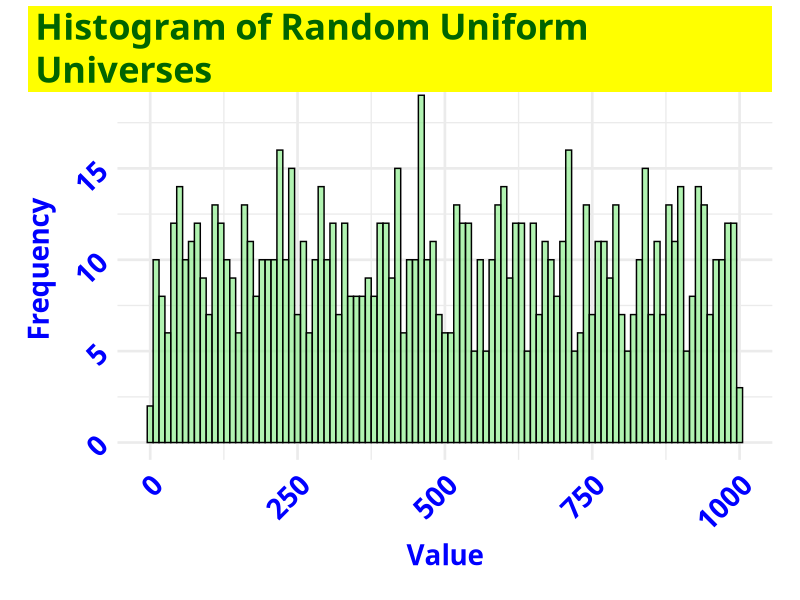
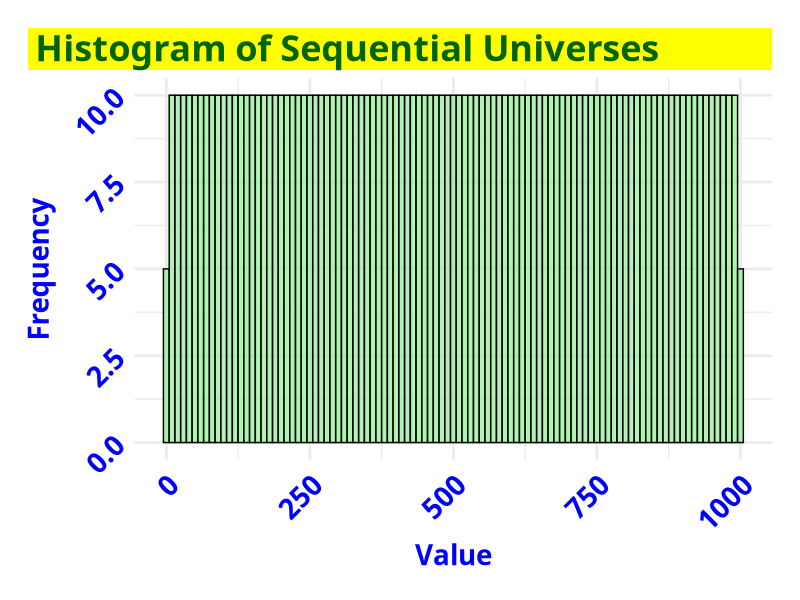
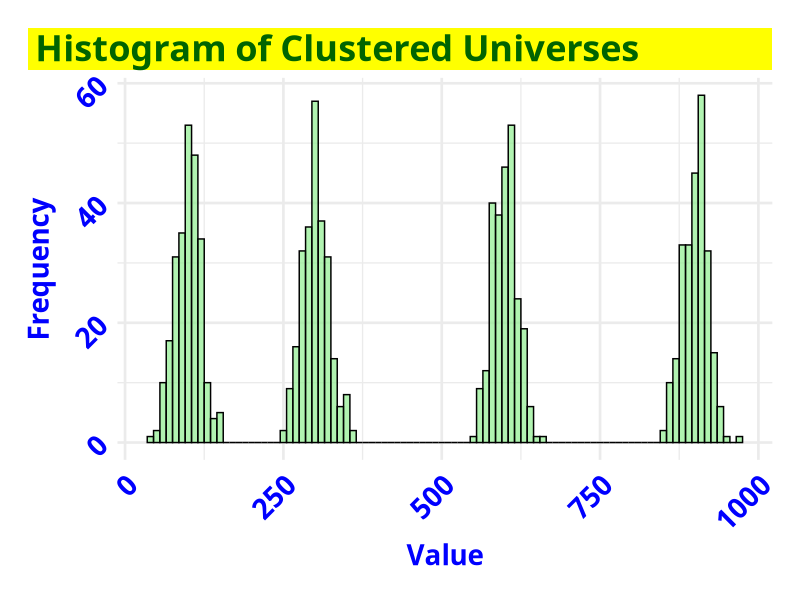
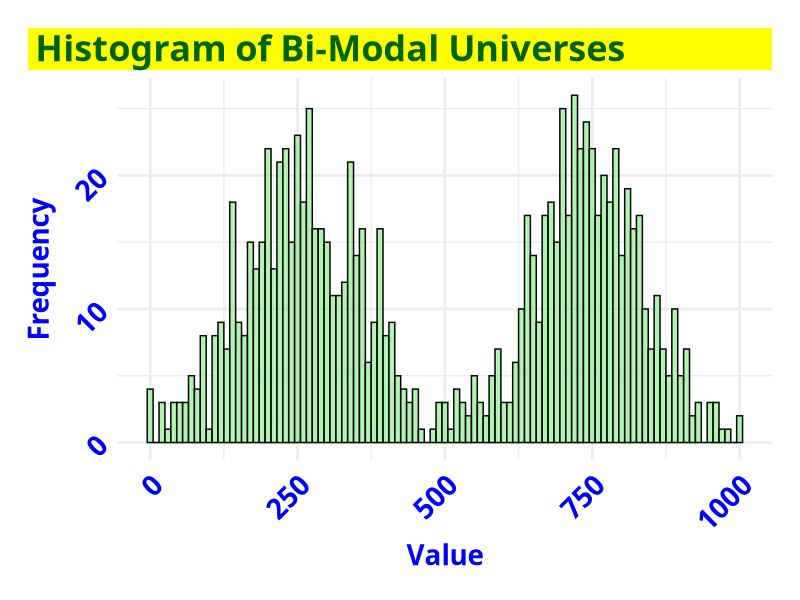
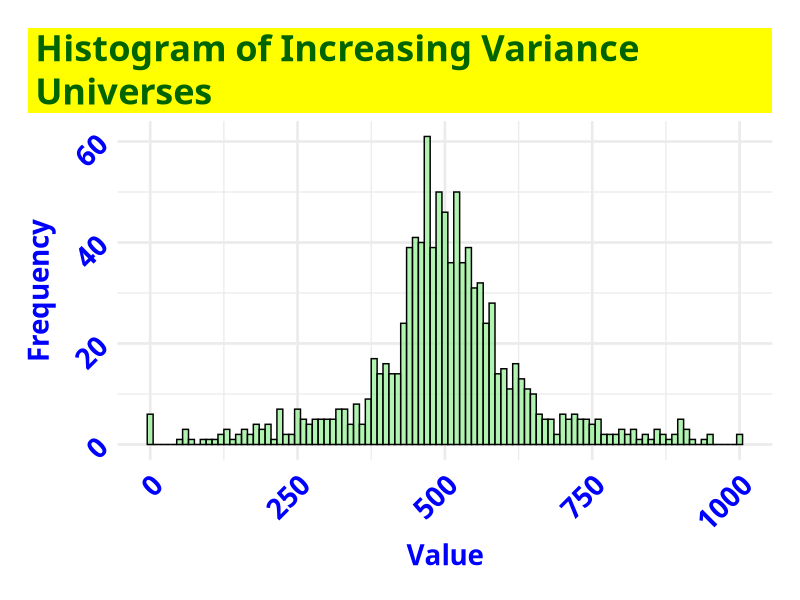
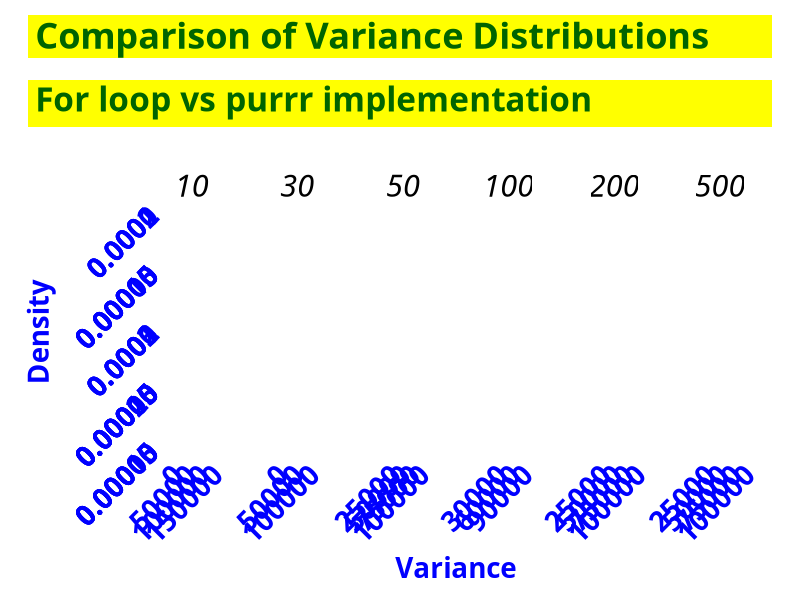
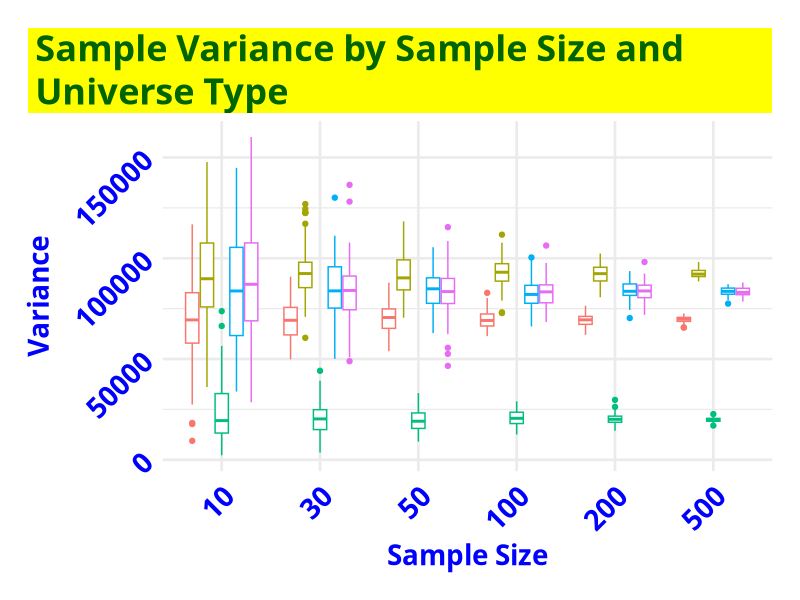
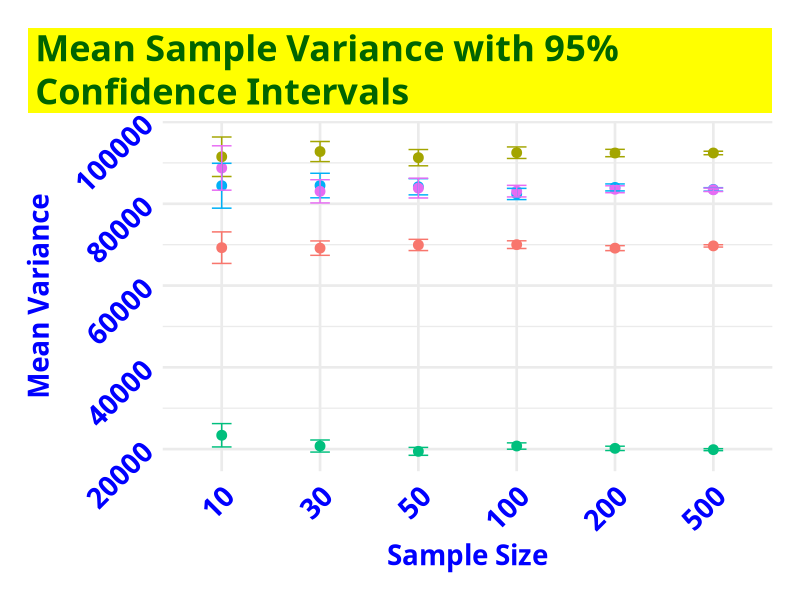

Recreate these plots in R, in order.
## ---- chunk 1
#| label: setup
#| include: false


# install.packages(c("mapview", "survey", "srvyr", "arcgislayers"))

# census_api_key("95496766c51541ee6f402c1e1a8658581285b759", install = TRUE, overwrite = TRUE)


# # load libraries - NOT NEEDED


# Force dplyr's select to take precedence
select <- dplyr::select
filter <- dplyr::filter

# Options
options(scipen = 999)
options(qic.clshade = T) # NO LONGER NEEDED; CHARTS ALL PREPARED WITH GGPLOT2 ONLY
options(qic.linecol = 'black') # NO LONGER NEEDED; CHARTS ALL PREPARED WITH GGPLOT2 ONLY
options(qic.signalcol = "firebrick") # NO LONGER NEEDED; CHARTS ALL PREPARED WITH GGPLOT2 ONLY
options(qic.targetcol = "purple") # NO LONGER NEEDED; CHARTS ALL PREPARED WITH GGPLOT2 ONLY
options(DT.options = list(dom = 'pBlfrti')) # Add buttons, filtering, and top (t) pagination controls
options(shiny.maxRequestSize = 50 * 1024^2) # Set upload maximum to 50 MB
options(tigris_use_cache = TRUE)


flextable::set_flextable_defaults(
  font.size = 14, 
  font.family = "Cabin",
  font.color = "black",
  table.layout = "fixed",
  border.color = "darkgray",
  padding.top = 3, padding.bottom = 3,
  padding.left = 4, padding.right = 4,
  line_spacing = 1.3,
  digits = 2,
  decimal.mark = ".",
  big.mark = " ",
  na_str = "<na>")
  
  # flextable::theme_alafoli()	|>  # BLAH
  # flextable::theme_apa()  # THIS IS NICE
  # flextable::theme_booktabs() |>  # NICE, MORE COMPACT
  # flextable::theme_box() |>   # OK, INCLUDES CELL BORDERS
  # flextable::theme_tron() |>  # 'DARK MODE' BLUE TEXT
  # flextable::theme_tron_legacy() |>   # 'DARK MODE' YELLOW TEXT
  # flextable::theme_vader() |>    # 'DARK MODE' WHITE TEXT
  # flextable::theme_vanilla() |>   # NOT SPECIAL
  # flextable::theme_zebra()	|>
  #
  # flextable::bg(bg = "palegreen", part = "header")
  # flextable::bg(i = 8, bg = "yellow", part = "body")   OR
  # 



# Set global theme for consistent plots
ggplot2::theme_set(
  ggplot2::theme_minimal(base_size = 20) +
    ggplot2::theme(
      plot.title.position = "plot",
      plot.title = ggtext::element_textbox_simple(
        family = "Cabin",
        face = "bold",
        color = "darkgreen",
        size = 26,
        fill = "yellow",
        lineheight = 1.2,
        padding = ggplot2::margin(5.5, 5.5, 0.0, 5.5),
        margin = ggplot2::margin(0, 0, 5.5, 0)
      ),
      plot.subtitle = ggtext::element_textbox_simple(
        family = "Cabin",
        color = "darkgreen",
        face = "bold",
        size = 24,
        fill = "yellow",
        lineheight = 1.2,
        padding = ggplot2::margin(5.5, 5.5, 5.5, 5.5),
        margin = ggplot2::margin(10.5, 0, 5.5, 0)
      ),
      plot.caption = ggtext::element_markdown(
        family = "Cabin",
        size = 22,
        hjust = 1,
        color = "darkblue",
        face = "italic",
        fill = "yellow",
        lineheight = 1.0
      ),
      axis.text.x = ggtext::element_markdown(
        family = "Cabin",
        face = "bold",
        color = "blue",
        size = 20,
        angle = 45,
        hjust = 1
      ),
        # ggplot2::element_blank(),
      axis.title.x = ggtext::element_markdown(
        family = "Cabin",
        face = "bold",
        color = "blue",
        size = 20),
        # ggplot2::element_blank(),
      axis.text.y = ggtext::element_markdown(
        family = "Cabin",
        face = "bold",
        color = "blue",
        size = 20,
        angle = 45,
        hjust = 1
      ),
        # ggplot2::element_blank(),
      axis.title.y = ggtext::element_markdown(
        family = "Cabin",
        face = "bold",
        color = "blue",
        size = 20),
        # ggplot2::element_blank(),
      strip.text = ggtext::element_markdown(
        family = "Cabin",
        color = "black",
        size = ggplot2::rel(1.1),
        face = "italic",
        margin = ggplot2::margin(2, 0, 0.5, 0, "lines")
      ),
      axis.text = ggtext::element_markdown(
        family = "Cabin",
        color = "black"),
      panel.background = ggplot2::element_rect(fill = "white", color = NA),
      plot.background = ggplot2::element_rect(fill = "white", color = NA),
      legend.position = "none",
      panel.spacing.x = grid::unit(1.5, "cm"),
      panel.spacing.y = grid::unit(1.5, "cm"),
      plot.margin = ggplot2::margin(20, 20, 20, 20, "pt")
    )
)



  
# Set seed for reproducibility
base::set.seed(123)

## ---- chunk 2

base::set.seed(123)

# Create a random universe (1000 random integers between 1 and 1000)
random_universe <- base::sample(1:1000, 1000, replace = TRUE)

# Create non-random universes (several options)

# Option 1: Sequential numbers
sequential_universe <- 1:1000

# Option 2: Clustered data (4 distinct clusters)
clustered_universe <- c(
  stats::rnorm(250, mean = 100, sd = 20),
  stats::rnorm(250, mean = 300, sd = 20),
  stats::rnorm(250, mean = 600, sd = 20),
  stats::rnorm(250, mean = 900, sd = 20)
)
# Round to integers and ensure values are within 1-1000
clustered_universe <- base::pmin(1000, base::pmax(1, base::round(clustered_universe)))

# Option 3: Bimodal distribution
bimodal_universe <- c(
  stats::rnorm(500, mean = 250, sd = 100),
  stats::rnorm(500, mean = 750, sd = 100)
)
# Round to integers and ensure values are within 1-1000
bimodal_universe <- base::pmin(1000, base::pmax(1, base::round(bimodal_universe)))

# Option 4: Increasing variance (first half has low variance, second half high)
increasing_var_universe <- c(
  stats::rnorm(500, mean = 500, sd = 50),
  stats::rnorm(500, mean = 500, sd = 200)
)
# Round to integers and ensure values are within 1-1000
increasing_var_universe <- base::pmin(1000, base::pmax(1, base::round(increasing_var_universe)))
 


# create dataframes for ggplot2
df_random <- base::data.frame(random_universe)
df_sequential <- base::data.frame(sequential_universe)
df_clustered <- base::data.frame(clustered_universe)
df_bimodal <- base::data.frame(bimodal_universe)
df_increasing_var_universe <- base::data.frame(increasing_var_universe)


# Histograms of the universes
ggplot2::ggplot(df_random, 
                ggplot2::aes(x = random_universe)) +
  ggplot2::geom_histogram(binwidth = 10, fill = "lightgreen", color = "black", alpha = 0.7) +
  ggplot2::labs(title = "Histogram of Random Uniform Universes", x = "Value", y = "Frequency")


ggplot2::ggplot(df_sequential, 
                ggplot2::aes(x = sequential_universe)) +
  ggplot2::geom_histogram(binwidth = 10, fill = "lightgreen", color = "black", alpha = 0.7) +
  ggplot2::labs(title = "Histogram of Sequential Universes", x = "Value", y = "Frequency")


ggplot2::ggplot(df_clustered, 
                ggplot2::aes(x = clustered_universe)) +
  ggplot2::geom_histogram(binwidth = 10, fill = "lightgreen", color = "black", alpha = 0.7) +
  ggplot2::labs(title = "Histogram of Clustered Universes", x = "Value", y = "Frequency")


ggplot2::ggplot(df_bimodal,
                ggplot2::aes(x = bimodal_universe)) +
  ggplot2::geom_histogram(binwidth = 10, fill = "lightgreen", color = "black", alpha = 0.7) +
  ggplot2::labs(title = "Histogram of Bi-Modal Universes", x = "Value", y = "Frequency")


ggplot2::ggplot(df_increasing_var_universe, 
                ggplot2::aes(x = increasing_var_universe)) +
  ggplot2::geom_histogram(binwidth = 10, fill = "lightgreen", color = "black", alpha = 0.7) +
  ggplot2::labs(title = "Histogram of Increasing Variance Universes", x = "Value", y = "Frequency")


## ---- chunk 3
# Using a for loop

calculate_sample_variances <- function(universe, sample_size, num_samples = 100) {
  # Create empty numeric vector to store results
  variances <- numeric(num_samples)   # num_samples = sample size
  
  # Loop through and take samples
  for(i in 1:num_samples) {
    sample_data <- base::sample(universe, sample_size)
    variances[i] <- stats::var(sample_data)
  }
  
  base::return(variances)
}
## ---- chunk 4


calculate_sample_variances_purrr <- function(universe, sample_size, num_samples = 100) {
  # Use map_dbl to iterate and return a numeric vector
  variances <- purrr::map_dbl(1:num_samples, function(x) {
    sample_data <- base::sample(universe, sample_size)
    stats::var(sample_data)
  })
  
  return(variances)
}


## ---- chunk 5


calculate_sample_variances_purrr <- function(universe, sample_size, num_samples = 100) {
  purrr::map_dbl(1:num_samples, ~ stats::var(base::sample(universe, sample_size)))
}

## ---- chunk 6

# Using For loop

# Define sample sizes to test
sample_sizes <- c(10, 30, 50, 100, 200, 500)

# Create empty list to store results
results <- base::list()

# Loop through sample sizes
for(size in sample_sizes) {
  # Calculate variances for each universe
  random_variances <- calculate_sample_variances(random_universe, size)
  sequential_variances <- calculate_sample_variances(sequential_universe, size)
  clustered_variances <- calculate_sample_variances(clustered_universe, size)
  bimodal_variances <- calculate_sample_variances(bimodal_universe, size)
  increasing_var_variances <- calculate_sample_variances(increasing_var_universe, size)
  
  # Store in results list with descriptive names
  results[[paste0("size_", size)]] <- base::list(
    random = random_variances,
    sequential = sequential_variances,
    clustered = clustered_variances,
    bimodal = bimodal_variances,
    increasing = increasing_var_variances
  )
}

## ---- chunk 7
# Using purrr()

# Define sample sizes to test
sample_sizes <- c(10, 30, 50, 100, 200, 500)

# Use map() to process each sample size and create a named list
results_purrr <- purrr::map(sample_sizes, function(size) {
  
  # Calculate variances for each universe
  random_variances_purrr <- calculate_sample_variances_purrr(random_universe, size)
  sequential_variances_purrr <- calculate_sample_variances_purrr(sequential_universe, size)
  clustered_variances_purrr <- calculate_sample_variances_purrr(clustered_universe, size)
  bimodal_variances_purrr <- calculate_sample_variances_purrr(bimodal_universe, size)
  increasing_var_variances_purrr <- calculate_sample_variances_purrr(increasing_var_universe, size)
  
  # Return a list for this sample size
  base::list(
    random = random_variances_purrr,
    sequential = sequential_variances_purrr,
    clustered = clustered_variances_purrr,
    bimodal = bimodal_variances_purrr,
    increasing = increasing_var_variances_purrr
  )
}) |> 
  # Set names for the resulting list elements
  purrr::set_names(paste0("size_", sample_sizes))

## ---- chunk 8


# Function to extract values from a nested list into a data frame
extract_values <- function(results_list, source_name) {
  result_df <- base::data.frame()
  
  for (size_name in names(results_list)) {
    size <- base::as.numeric(base::gsub("size_", "", size_name))
    
    for (universe_type in names(results_list[[size_name]])) {
      temp_df <- base::data.frame(
        sample_size = size,
        universe_type = universe_type,
        variance = results_list[[size_name]][[universe_type]],
        source = source_name
      )
      
      result_df <- base::rbind(result_df, temp_df)
    }
  }
  
  return(result_df)
}

# Create data frames from both lists
df1 <- extract_values(results, "for_loop")
df2 <- extract_values(results_purrr, "purrr")

# Combine the data frames
combined_df <- base::rbind(df1, df2)

# Plot comparison
ggplot2::ggplot(combined_df, 
                ggplot2::aes(x = variance, 
                             fill = source)) +
  ggplot2::geom_density(alpha = 0.5) +
  ggplot2::facet_grid(universe_type ~ sample_size, scales = "free") +
  ggplot2::labs(title = "Comparison of Variance Distributions",
                subtitle = "For loop vs purrr implementation",
                x = "Variance", 
                y = "Density"
                )

## ---- chunk 9

# Create empty data frame
results_df <- base::data.frame()

# Loop through each sample size in results
for(size_name in names(results)) {
  # Extract numeric size from name
  size <- base::as.numeric(base::gsub("size_", "", size_name))
  
  # For each universe type and sample size, add data to results_df
  for(universe_type in names(results[[size_name]])) {
    # Create temporary data frame
    temp_df <- base::data.frame(
      sample_size = size,
      variance = results[[size_name]][[universe_type]],
      universe_type = universe_type
    )
    
    # Add to main results data frame
    results_df <- base::rbind(results_df, temp_df)
  }
}

## ---- chunk 10


# Basic boxplot of variances by universe type and sample size
ggplot2::ggplot(results_df,
                ggplot2::aes(x = factor(sample_size), y = variance, color = universe_type)) +
  ggplot2::geom_boxplot() +
  ggplot2::labs(
    title = "Sample Variance by Sample Size and Universe Type",
    x = "Sample Size",
    y = "Variance",
    color = "Universe Type"
  ) 

# Calculate summary statistics
summary_stats <- results_df |>
  dplyr::group_by(sample_size, universe_type) |>
  dplyr::summarize(
    mean_variance = base::mean(variance),
    sd_variance = stats::sd(variance),
    n = dplyr::n(),
    se = sd_variance/base::sqrt(n),
    ci_lower = mean_variance - 1.96*se,
    ci_upper = mean_variance + 1.96*se
  )

# Plot with confidence intervals
ggplot2::ggplot(summary_stats, 
                ggplot2::aes(x = factor(sample_size), y = mean_variance, color = universe_type)) +
  ggplot2::geom_point(size = 3) +
  ggplot2::geom_errorbar(ggplot2::aes(ymin = ci_lower, ymax = ci_upper), width = 0.2) +
  ggplot2::labs(
    title = "Mean Sample Variance with 95% Confidence Intervals",
    x = "Sample Size",
    y = "Mean Variance",
    color = "Universe Type"
  ) 

## ---- chunk 11

# Create data frame for statistical tests
test_results <- base::data.frame()

# For each sample size
for(size in base::unique(results_df$sample_size)) {
  # Filter data for this sample size
  size_data <- dplyr::filter(results_df, sample_size == size)
  
  # Perform F-test between random and sequential universes
  random_data <- dplyr::filter(size_data, universe_type == "random")$variance
  sequential_data <- dplyr::filter(size_data, universe_type == "sequential")$variance
  
  f_test <- stats::var.test(random_data, sequential_data)
  
  # Add results to test_results data frame
  test_results <- base::rbind(test_results, base::data.frame(
    sample_size = size,
    comparison = "random vs sequential",
    p_value = base::round(f_test$p.value, 4),
    significant = base::ifelse(f_test$p.value < 0.05, "Yes", "No")
  ))
}


flextable::flextable(test_results) |>
  flextable::set_header_labels(
    sample_size = "Sample Size",
    comparison = "Comparison",
    p_value = "P-Value",
    significant = "Significant?"
  ) |>
  flextable::bg(bg = "palegreen", part = "header") |>
  flextable::bg(i = ~ significant == "Yes", j = "significant", bg = "yellow", part = "body") |>
  flextable::bg(i = ~ significant == "No", j = "significant", bg = "#FFB6C1", part = "body") |>
  flextable::align(j = c("sample_size", "p_value", "significant"), align = "center", part = "body") |>
  flextable::autofit()



# # Display as flextable
# flextable::flextable(test_results) |>
#   flextable::set_header_labels(
#     sample_size = "Sample Size",
#     comparison = "Comparison",
#     p_value = "P-Value",
#     significant = "Significant?"
#   ) |>
#   flextable::bg(bg = "palegreen", part = "header") |>
#   flextable::bg(i = ~ significant == "Yes", bg = "yellow", part = "body") |>
#   flextable::bg(i = ~ significant == "No", bg = "#FFB6C1", part = "body") |>
#   flextable::align(j = c("sample_size", "p_value", "significant"), align = "center", part = "body") |>
#   flextable::autofit()



# # Create data frame for statistical tests
# test_results <- base::data.frame()
# 
# # For each sample size
# for(size in base::unique(results_df$sample_size)) {
#   # Filter data for this sample size
#   size_data <- dplyr::filter(results_df, sample_size == size)
#   
#   # Perform F-test between random and sequential universes
#   random_data <- dplyr::filter(size_data, universe_type == "random")$variance
#   sequential_data <- dplyr::filter(size_data, universe_type == "sequential")$variance
#   
#   f_test <- stats::var.test(random_data, sequential_data)
#   
#   # Add results to test_results data frame
#   test_results <- base::rbind(test_results, base::data.frame(
#     sample_size = size,
#     comparison = "random vs sequential",
#     p_value = f_test$p.value,
#     significant = f_test$p.value < 0.05
#   ))
#   
#   # Repeat for other comparisons as needed
# }
# 
# print(test_results)
